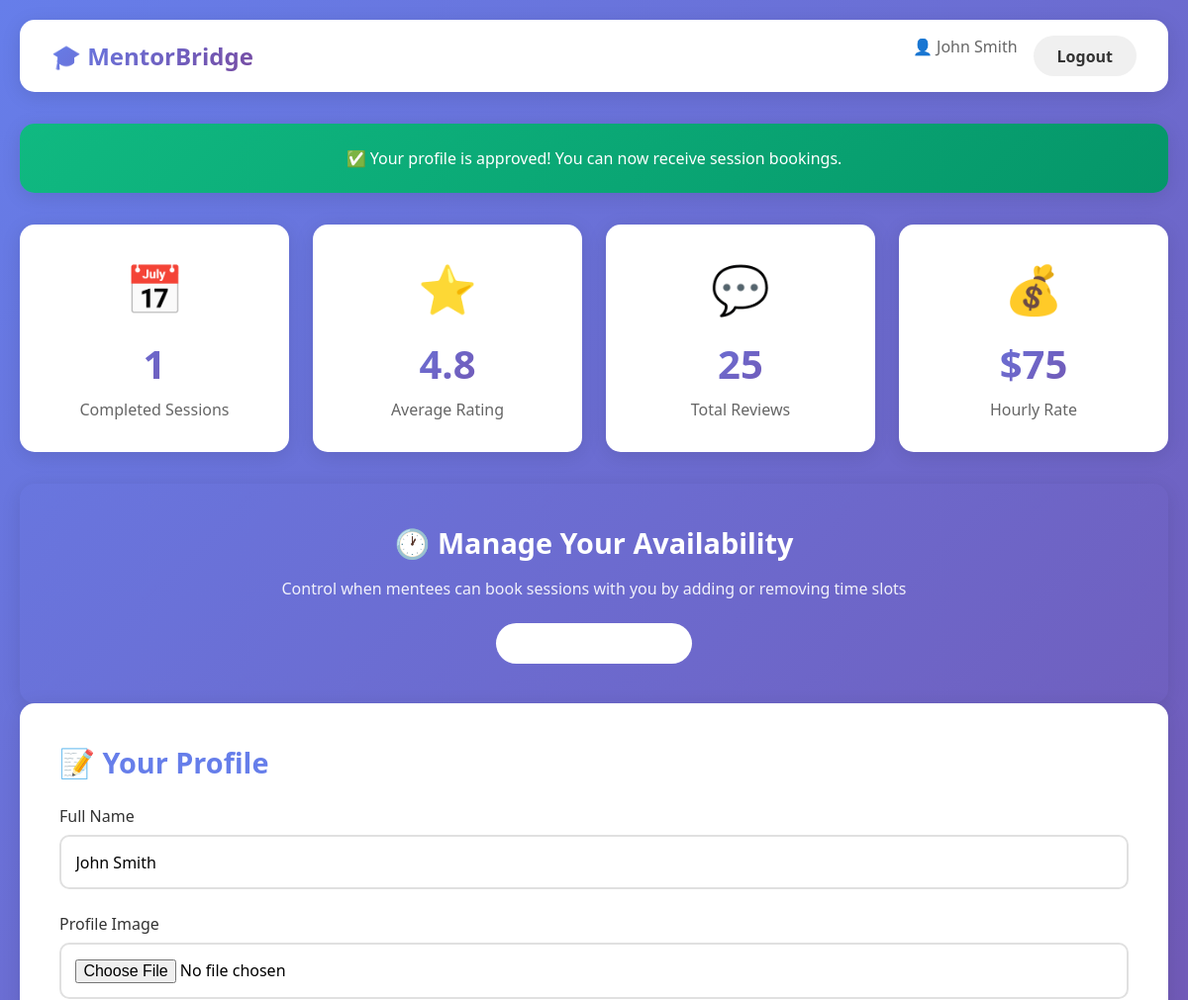
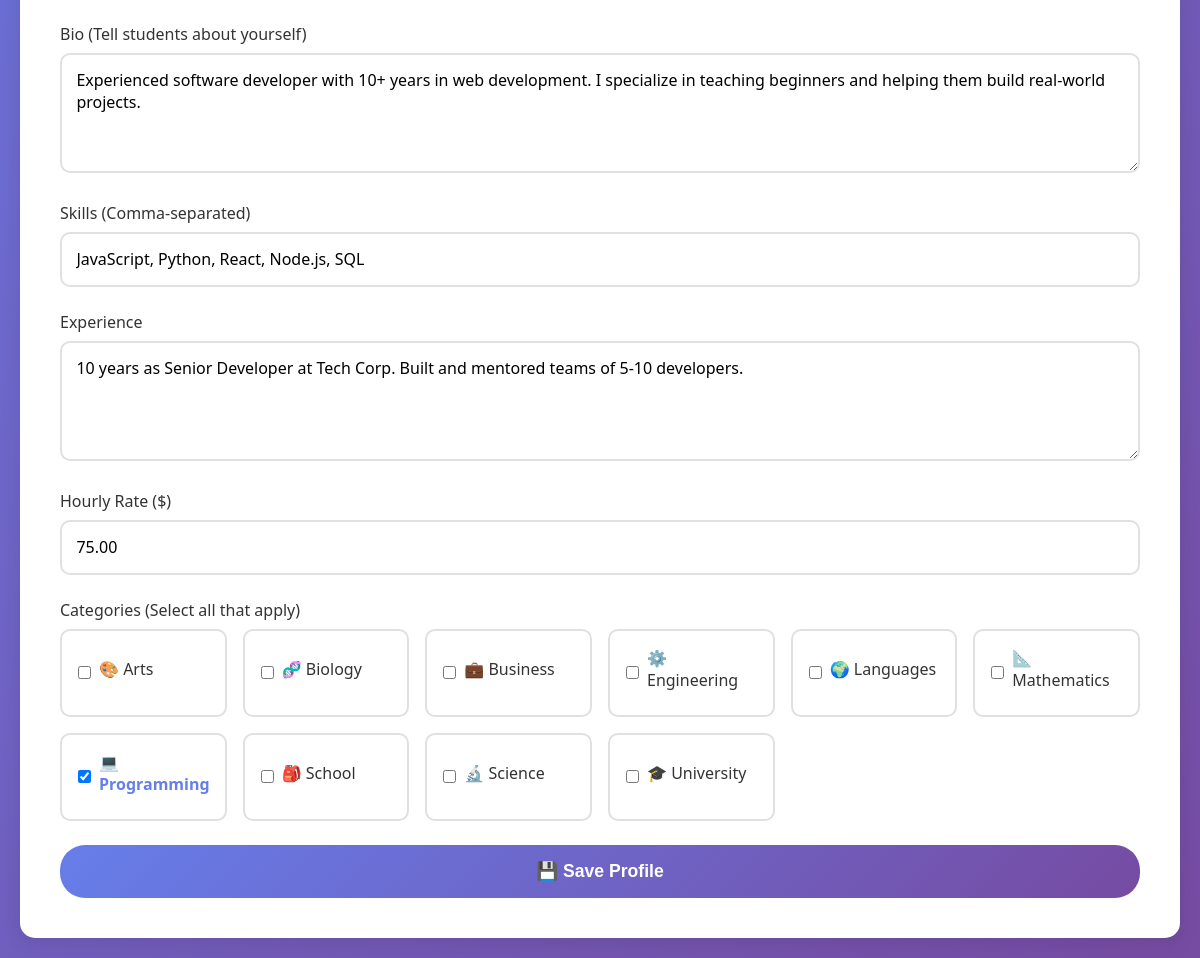
The page /mentor-dashboard.php (signed in) on the database its author committed (2 pictures, top to bottom).
### tables this page shows
CREATE TABLE mentor_profiles (
    id INT PRIMARY KEY AUTO_INCREMENT,
    user_id INT UNIQUE NOT NULL,
    full_name VARCHAR(255) NOT NULL,
    bio TEXT,
    skills TEXT,
    experience TEXT,
    profile_image VARCHAR(255),
    hourly_rate DECIMAL(10,2) DEFAULT 50.00,
    status ENUM('pending', 'approved', 'rejected') DEFAULT 'pending',
    average_rating DECIMAL(3,2) DEFAULT 0.00,
    total_reviews INT DEFAULT 0,
    created_at TIMESTAMP DEFAULT CURRENT_TIMESTAMP,
    updated_at TIMESTAMP DEFAULT CURRENT_TIMESTAMP ON UPDATE CURRENT_TIMESTAMP,
    FOREIGN KEY (user_id) REFERENCES users(id) ON DELETE CASCADE,
    INDEX idx_status (status),
    INDEX idx_rating (average_rating),
    INDEX idx_user (user_id)
);

CREATE TABLE categories (
    id INT PRIMARY KEY AUTO_INCREMENT,
    name VARCHAR(100) NOT NULL,
    description TEXT,
    icon VARCHAR(50),
    created_at TIMESTAMP DEFAULT CURRENT_TIMESTAMP,
    INDEX idx_name (name)
);

### config.php (called while the page is built, shortened)
<?php
function getUserId() {
    return $_SESSION['user_id'] ?? null;
}
?>

### mentor-dashboard.php (the view, shortened to what this page needs)
<?php
require_once 'config.php';
$mysqli = getDB();
$user_id = getUserId();
$stmt = $mysqli->prepare("
    SELECT mp.*, u.email
    FROM mentor_profiles mp
    JOIN users u ON mp.user_id = u.id
    WHERE mp.user_id = ?
");
$stmt->bind_param("i", $user_id);
$stmt->execute();
$result = $stmt->get_result();
$profile = $result->fetch_assoc();
$result = $mysqli->query("SELECT * FROM categories ORDER BY name");
$categories = $result->fetch_all(MYSQLI_ASSOC);
$stmt = $mysqli->prepare("SELECT category_id FROM mentor_categories WHERE mentor_id = ?");
$stmt->bind_param("i", $profile['id']);
$stmt->execute();
$result = $stmt->get_result();
$selected_categories = [];
while ($row = $result->fetch_assoc()) {
    $selected_categories[] = $row['category_id'];
}
$stmt = $mysqli->prepare("SELECT COUNT(*) as total FROM sessions WHERE mentor_id = ? AND status = 'completed'");
$stmt->bind_param("i", $profile['id']);
$stmt->execute();
$result = $stmt->get_result();
$stats = $result->fetch_assoc();
$total_sessions = $stats['total'];
?>
<!DOCTYPE html>
<html lang="en">
<head>
</head>
<body>
    <nav class="nav-bar">
        <div class="logo">🎓 MentorBridge</div>
        <div class="nav-buttons">
            <span style="color: #666;">👤 <?php echo htmlspecialchars($profile['full_name']); ?></span>
            <a href="logout.php" class="btn btn-secondary">Logout</a>
        </div>
    </nav>
    <div class="container">
        <?php if ($profile['status'] === 'pending'): ?>
            <div class="status-banner status-pending">
                ⏳ Your profile is pending admin approval. You'll be able to accept sessions once approved.
            </div>
        <?php elseif ($profile['status'] === 'approved'): ?>
            <div class="status-banner status-approved">
                ✅ Your profile is approved! You can now receive session bookings.
            </div>
        <?php elseif ($profile['status'] === 'rejected'): ?>
            <div class="status-banner status-rejected">
                ❌ Your profile was not approved. Please contact support for more information.
            </div>
        <?php endif; ?>
        <div class="dashboard-grid">
            <div class="stat-card">
                <div class="stat-icon">📅</div>
                <div class="stat-value"><?php echo $total_sessions; ?></div>
                <div class="stat-label">Completed Sessions</div>
            </div>
            <div class="stat-card">
                <div class="stat-icon">⭐</div>
                <div class="stat-value"><?php echo number_format($profile['average_rating'], 1); ?></div>
                <div class="stat-label">Average Rating</div>
            </div>
            <div class="stat-card">
                <div class="stat-icon">💬</div>
                <div class="stat-value"><?php echo $profile['total_reviews']; ?></div>
                <div class="stat-label">Total Reviews</div>
            </div>
            <div class="stat-card">
                <div class="stat-icon">💰</div>
                <div class="stat-value">$<?php echo number_format($profile['hourly_rate'], 0); ?></div>
                <div class="stat-label">Hourly Rate</div>
            </div>
        </div>
        <?php if ($profile['status'] === 'approved'): ?>
        <div class="profile-card" style="background: linear-gradient(135deg, var(--color-primary-light), var(--color-primary)); color: white; text-align: center;">
            <h2 style="color: white; margin-bottom: 1rem;">🕐 Manage Your Availability</h2>
            <p style="margin-bottom: 1.5rem; opacity: 0.9;">Control when mentees can book sessions with you by adding or removing time slots</p>
            <a href="manage-availability.php" class="btn btn-secondary" style="background: white; color: var(--color-primary-dark); font-weight: 700;">Manage Time Slots</a>
        </div>
        <?php endif; ?>
        <div class="profile-card">
            <h2>📝 Your Profile</h2>
            <form method="POST" enctype="multipart/form-data">
                <div class="form-group">
                    <label>Full Name</label>
                    <input type="text" name="full_name" value="<?php echo htmlspecialchars($profile['full_name']); ?>" required>
                </div>
                <div class="form-group">
                    <label>Profile Image</label>
                    <input type="file" name="profile_image" accept="image/*">
                </div>
                <div class="form-group">
                    <label>Bio (Tell students about yourself)</label>
                    <textarea name="bio" required><?php echo htmlspecialchars($profile['bio']); ?></textarea>
                </div>
                <div class="form-group">
                    <label>Skills (Comma-separated)</label>
                    <input type="text" name="skills" value="<?php echo htmlspecialchars($profile['skills']); ?>" placeholder="e.g., Python, Machine Learning, Web Development" required>
                </div>
                <div class="form-group">
                    <label>Experience</label>
                    <textarea name="experience" placeholder="Describe your professional experience"><?php echo htmlspecialchars($profile['experience']); ?></textarea>
                </div>
                <div class="form-group">
                    <label>Hourly Rate ($)</label>
                    <input type="number" name="hourly_rate" value="<?php echo $profile['hourly_rate']; ?>" min="0" step="0.01" required>
                </div>
                <div class="form-group">
                    <label>Categories (Select all that apply)</label>
                    <div class="categories-grid">
                        <?php foreach ($categories as $cat): ?>
                            <div class="category-checkbox">
                                <input type="checkbox"
                                       name="categories[]"
                                       value="<?php echo $cat['id']; ?>"
                                       id="cat_<?php echo $cat['id']; ?>"
                                       <?php echo in_array($cat['id'], $selected_categories) ? 'checked' : ''; ?>>
                                <label for="cat_<?php echo $cat['id']; ?>">
                                    <?php echo $cat['icon'] . ' ' . htmlspecialchars($cat['name']); ?>
                                </label>
                            </div>
                        <?php endforeach; ?>
                    </div>
                </div>
                <button type="submit" class="btn btn-primary" style="width: 100%; padding: 1rem; font-size: 1.1rem;">
                    💾 Save Profile
                </button>
            </form>
        </div>
    </div>
</body>
</html>

### mentor-dashboard.php (style rules this page uses)
* { margin: 0; padding: 0; box-sizing: border-box; }
body { font-family: 'Segoe UI', Tahoma, Geneva, Verdana, sans-serif; background: linear-gradient(135deg, #667eea 0%, #764ba2 100%); min-height: 100vh; padding: 20px; }
.nav-bar { background: white; padding: 1rem 2rem; border-radius: 15px; display: flex; justify-content: space-between; align-items: center; margin-bottom: 2rem; box-shadow: 0 4px 20px rgba(0,0,0,0.1); }
.logo { font-size: 1.5rem; font-weight: bold; background: linear-gradient(135deg, #667eea, #764ba2); -webkit-background-clip: text; -webkit-text-fill-color: transparent; }
.nav-buttons { display: flex; gap: 1rem; }
.btn { padding: 0.6rem 1.5rem; border: none; border-radius: 25px; cursor: pointer; font-weight: 600; text-decoration: none; display: inline-block; transition: all 0.3s ease; }
.btn-primary { background: linear-gradient(135deg, #667eea, #764ba2); color: white; }
.btn-secondary { background: #f0f0f0; color: #333; }
.container { max-width: 1200px; margin: 0 auto; }
.status-banner { background: white; padding: 1.5rem; border-radius: 15px; margin-bottom: 2rem; text-align: center; box-shadow: 0 4px 20px rgba(0,0,0,0.1); }
.status-approved { background: linear-gradient(135deg, #10b981, #059669); color: white; }
.dashboard-grid { display: grid; grid-template-columns: repeat(auto-fit, minmax(250px, 1fr)); gap: 1.5rem; margin-bottom: 2rem; }
.stat-card { background: white; padding: 2rem; border-radius: 15px; text-align: center; box-shadow: 0 4px 20px rgba(0,0,0,0.1); transition: transform 0.3s ease; }
.stat-icon { font-size: 3rem; margin-bottom: 1rem; }
.stat-value { font-size: 2.5rem; font-weight: bold; background: linear-gradient(135deg, #667eea, #764ba2); -webkit-background-clip: text; -webkit-text-fill-color: transparent; margin-bottom: 0.5rem; }
.stat-label { color: #666; font-size: 1rem; }
.profile-card { background: white; padding: 2.5rem; border-radius: 15px; box-shadow: 0 4px 20px rgba(0,0,0,0.1); }
h2 { color: #667eea; margin-bottom: 1.5rem; font-size: 1.8rem; }
.form-group { margin-bottom: 1.5rem; }
label { display: block; margin-bottom: 0.5rem; color: #333; font-weight: 500; }
input[type="text"], input[type="number"], input[type="file"], textarea, select { width: 100%; padding: 0.9rem; border: 2px solid #e0e0e0; border-radius: 10px; font-size: 1rem; transition: all 0.3s ease; font-family: inherit; }
textarea { min-height: 120px; resize: vertical; }
.categories-grid { display: grid; grid-template-columns: repeat(auto-fill, minmax(150px, 1fr)); gap: 1rem; }
.category-checkbox { display: flex; align-items: center; padding: 1rem; border: 2px solid #e0e0e0; border-radius: 10px; cursor: pointer; transition: all 0.3s ease; }
.category-checkbox input[type="checkbox"]:checked + label { color: #667eea; font-weight: 600; }
.category-checkbox input[type="checkbox"] { margin-right: 0.5rem; cursor: pointer; }

### rows shown on the page
mentor_profiles: full_name "John Smith", average_rating "4.8", total_reviews "25", hourly_rate "75", bio "Experienced software developer with 10+ years in web development. I specialize in teaching beginners and helping them build real-world projects.", skills "JavaScript, Python, React, Node.js, SQL", experience "10 years as Senior Developer at Tech Corp. Built and mentored teams of 5-10 developers.", hourly_rate "75.00"
categories: icon "🎨", name "Arts"
categories: icon "🧬", name "Biology"
categories: icon "💼", name "Business"
categories: icon "⚙️", name "Engineering"
categories: icon "🌍", name "Languages"
categories: icon "📐", name "Mathematics"
categories: id "☑", icon "💻", name "Programming"
categories: icon "🎒", name "School"
categories: icon "🔬", name "Science"
categories: icon "🎓", name "University"

### other values the page prints
$total_sessions "1"
